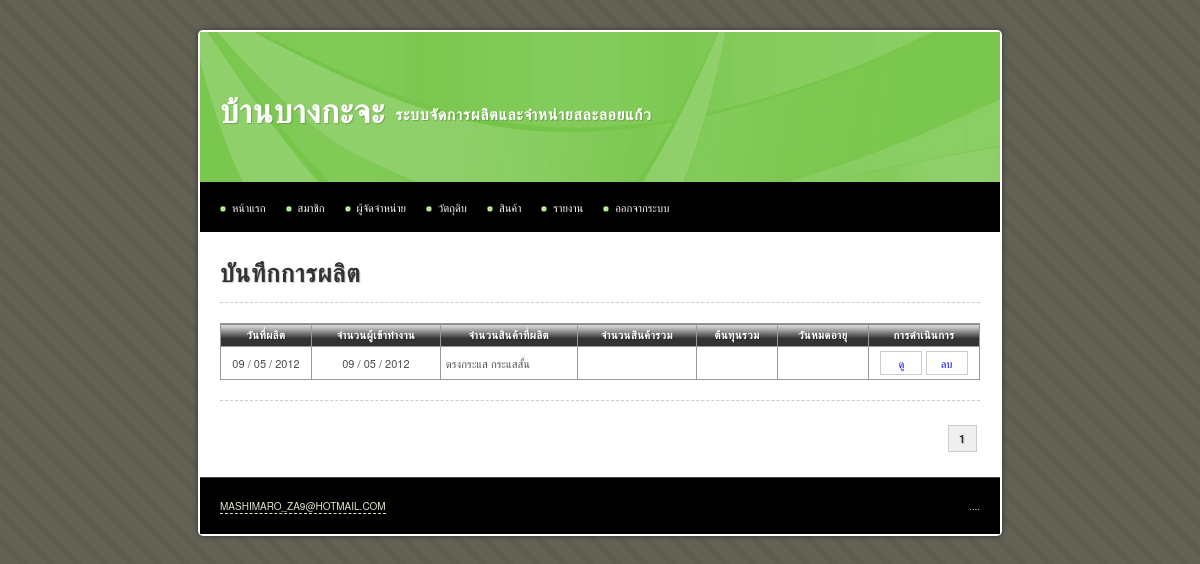
/main/production_log.php (signed in), run on an earlier commit of the app's database.
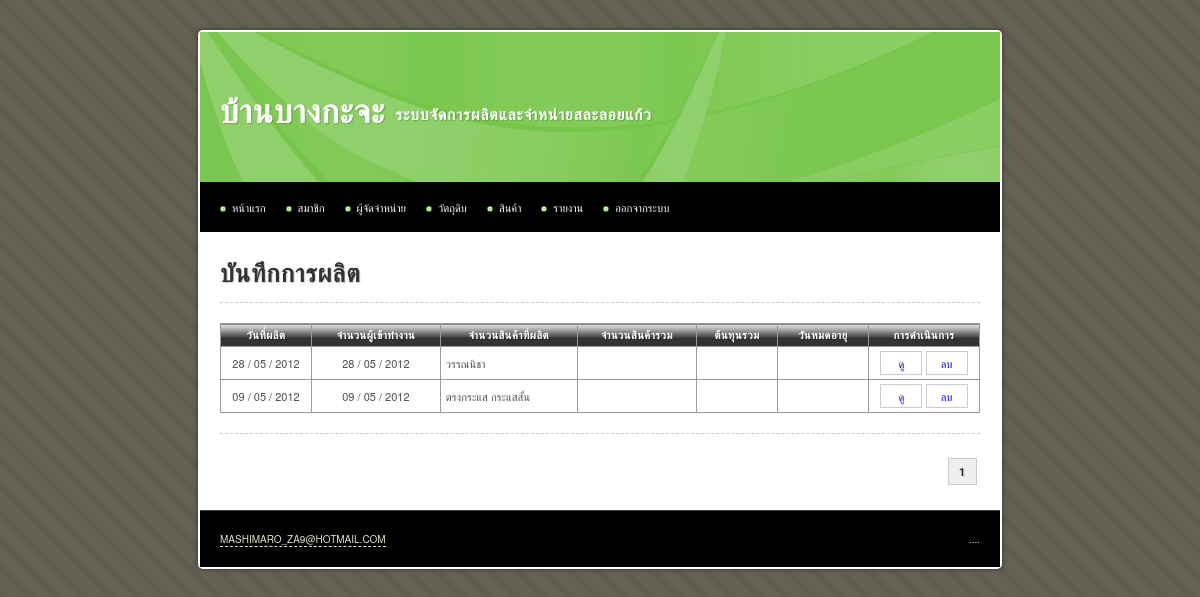
And on a later commit of the database.
### tables this page shows
CREATE TABLE IF NOT EXISTS `product_order` (
  `id` int(10) unsigned NOT NULL AUTO_INCREMENT,
  `orderer` varchar(255) NOT NULL,
  `tel` varchar(255) NOT NULL,
  `description` text,
  `is_receive` tinyint(1) unsigned NOT NULL DEFAULT '0' COMMENT '0 = ยังไม่ได้รับ, 1 = รับแล้ว',
  `is_produced` tinyint(1) unsigned NOT NULL DEFAULT '0' COMMENT '0 = ยังไม่ได้ผลิต, 1 = ผลิตแล้ว',
  `date_receive` date NOT NULL,
  `date_create` date NOT NULL,
  `date_update` timestamp NOT NULL DEFAULT CURRENT_TIMESTAMP ON UPDATE CURRENT_TIMESTAMP,
  PRIMARY KEY (`id`)
);

### iic_tools/helpers/iic_utilities_helper.php (called while the page is built, shortened)
<?php
function change_date_format($date, $old_separator = "-", $old_format = 'y-m-d', $new_separator = " / ", $new_format = "d-m-y")
{
	@list($_old_format_path1, $_old_format_path2, $_old_format_path3) = explode('-', $old_format);
	@list($_date_path[$_old_format_path1], $_date_path[$_old_format_path2], $_date_path[$_old_format_path3]) = explode($old_separator, $date);
	@list($_new_format_path1, $_new_format_path2, $_new_format_path3) = explode('-', $new_format);
	$_new_date = $_date_path[$_new_format_path1].$new_separator.$_date_path[$_new_format_path2].$new_separator.$_date_path[$_new_format_path3];
	return $_new_date;
}

### main/production_log.php (the view, shortened to what this page needs)
<?php
$sql		= 'SELECT * FROM product_order';
$query		= mysql_query($sql) or die(mysql_error());
$total_rows = mysql_num_rows($query);
$rows_per_page = 10;
$limit_start = ($_GET['page'] - 1) * $rows_per_page;
$target = 'product_order.php?page=';
?>
<!DOCTYPE html PUBLIC "-//W3C//DTD XHTML 1.0 Transitional//EN" "http://www.w3.org/TR/xhtml1/DTD/xhtml1-transitional.dtd">
<html xmlns="http://www.w3.org/1999/xhtml">
<head>
<?php include("inc.css.php"); ?>
</head>
<body>
<div id="container">
	<?php include("inc.header.php"); ?>
	<div id="content">
		<h1>บันทึกการผลิต</h1>
		<hr />
			<table width="100%" border="1" align="center" cellpadding="5" cellspacing="0">
				<thead>
					<tr>
						<th width="80">วันที่ผลิต</th>
						<th>จำนวนผู้เข้าทำงาน</th>
						<th>จำนวนสินค้าที่ผลิต</th>
						<th>จำนวนสินค้ารวม</th>
						<th>ต้นทุนรวม</th>
						<th width="80">วันหมดอายุ</th>
						<th width="100">การดำเนินการ</th>
					</tr>
				</thead>
				<tbody>
					<?php
					$sql = 'SELECT *
							FROM product_order
							ORDER BY product_order.id DESC
							LIMIT '.$limit_start.', '.$rows_per_page;
					$query = mysql_query($sql) or die(mysql_error());
					$query_rows	= mysql_num_rows($query);
					if($query_rows > 0)
					{
						while($data = mysql_fetch_array($query))
						{
							echo '	<tr>
										<td class="center">'.change_date_format($data['date_create']).'</td>
										<td class="center">'.change_date_format($data['date_create']).'</td>
										<td>'.$data['orderer'].'</td>
										<td></td>
										<td></td>
										<td></td>
										<td class="center nowarp">
											<a class="button" href="production_log_read.php?id='.$data['id'].'">ดู</a>
											<a class="button" href="production_log_delete.php?id='.$data['id'].'">ลบ</a>
										</td>
									</tr>';
						}
					}
					else
					{
						echo '<tr><td colspan="7" class="center">ไม่มีข้อมูล</td></tr>';
					}
					?>
				</tbody>
			</table>
		<hr />
		<div class="pagination">
			<?php echo get_pagination($total_rows, $target, $_GET['page'], $rows_per_page); ?>
		</div>
	</div>
	<?php include("inc.footer.php"); ?>
</div>
</body>
</html>

### iic_tools/helpers/iic_crud_helper.php (shortened to what this page needs)
<?php
function get_pagination($total_rows, $target, $current_page, $rows_per_page = 10)
{
	$_total_page = ceil($total_rows / $rows_per_page);
	$_pagination = '';
	$_loop = 1;
	while($_loop <= $_total_page)
	{
		if($_loop <= 3 || $_loop > ($_total_page - 3))
		{
			if($_loop == $current_page)
			{
				$_pagination .= '<strong>'.$_loop.'</strong>';
			}
			else
			{
				$_pagination .= '<a href="'.$target.$_loop.'" title="Page '.$_loop.'">&nbsp;'.$_loop.'&nbsp;</a>';
			}
		}
		$_loop++;
	}
	return $_pagination;
}

What changed in the data, as far as the page shows it:
added product_order: date_create "28 / 05 / 2012", orderer "วรรณนิชา"
